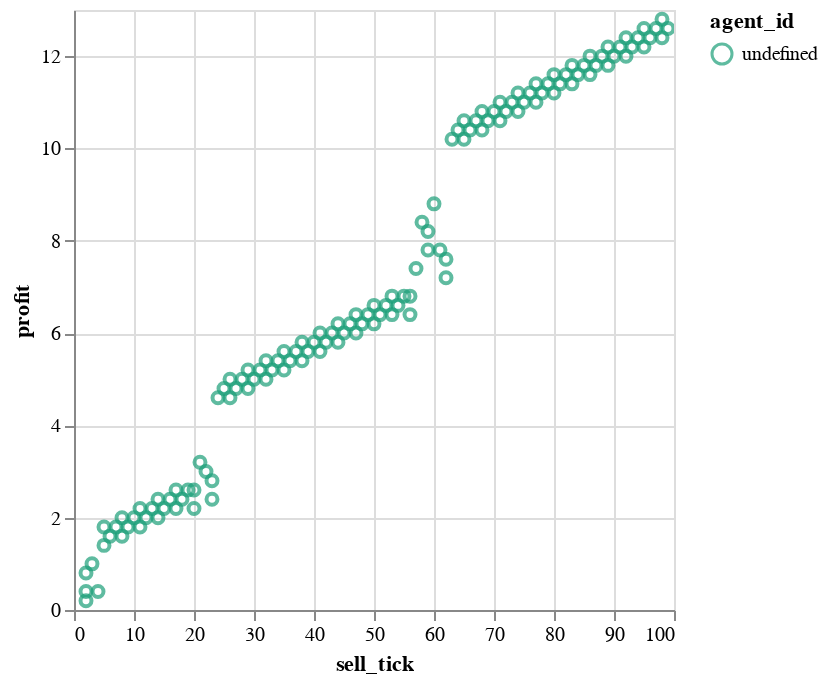

Here is the notebook cell this chart was saved with:
### Code cell
def plot_trades(trades: pl.DataFrame):
    base = alt.Chart(trades).encode(
        x='sell_tick:Q',
        y='profit:Q',
        color=alt.Color('agent_id:N').scale(scheme='dark2'),
    )
    return base.mark_point().interactive()
plot_trades(routes)

### Figure 1 — Vega-Lite specification as saved in the notebook (floating-point values rounded to 4 significant figures; data arrays with more than 128 entries replaced by an {"elided": "..."} marker saying what was removed)
{"config": {"view": {"continuousWidth": 300, "continuousHeight": 300}}, "data": {"name": "data-a199448a48723bd0ce8bf3d992eef85b"}, "mark": {"type": "point"}, "encoding": {"color": {"field": "agent_id", "scale": {"scheme": "dark2"}, "type": "nominal"}, "x": {"field": "sell_tick", "type": "quantitative"}, "y": {"field": "profit", "type": "quantitative"}}, "params": [{"name": "param_4", "select": {"type": "interval", "encodings": ["x", "y"]}, "bind": "scales"}], "$schema": "https://vega.github.io/schema/vega-lite/v5.8.0.json", "datasets": {"data-a199448a48723bd0ce8bf3d992eef85b": {"elided": "133 records"}}}
